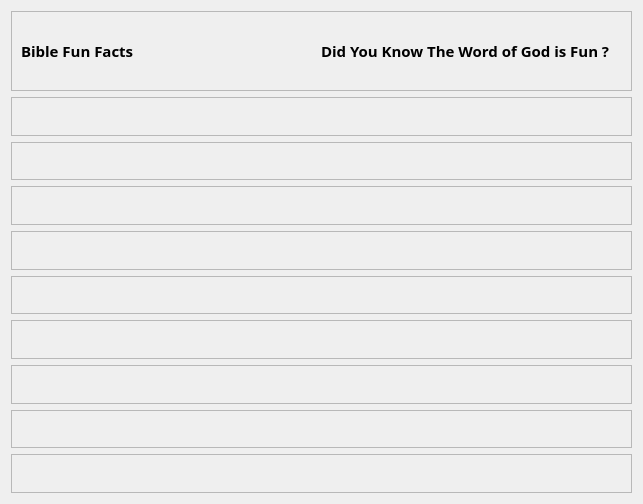
          <widget class="QWidget" name="scrollAreaWidgetContents_2">
           <property name="geometry">
            <rect>
             <x>0</x>
             <y>0</y>
             <width>643</width>
             <height>504</height>
            </rect>
           </property>
           <layout class="QVBoxLayout" name="verticalLayout_15">
            <item>
             <widget class="QFrame" name="frame">
              <property name="minimumSize">
               <size>
                <width>0</width>
                <height>80</height>
               </size>
              </property>
              <property name="maximumSize">
               <size>
                <width>16777215</width>
                <height>80</height>
               </size>
              </property>
              <property name="frameShape">
               <enum>QFrame::Shape::StyledPanel</enum>
              </property>
              <property name="frameShadow">
               <enum>QFrame::Shadow::Raised</enum>
              </property>
              <layout class="QHBoxLayout" name="horizontalLayout_7">
               <item>
                <widget class="QLabel" name="label">
                 <property name="minimumSize">
                  <size>
                   <width>191</width>
                   <height>50</height>
                  </size>
                 </property>
                 <property name="maximumSize">
                  <size>
                   <width>16777215</width>
                   <height>50</height>
                  </size>
                 </property>
                 <property name="font">
                  <font>
                   <family>Segoe Script</family>
                   <pointsize>11</pointsize>
                   <bold>true</bold>
                  </font>
                 </property>
                 <property name="text">
                  <string>Bible Fun Facts</string>
                 </property>
                </widget>
               </item>
               <item>
                <widget class="QLabel" name="label_2">
                 <property name="minimumSize">
                  <size>
                   <width>301</width>
                   <height>50</height>
                  </size>
                 </property>
                 <property name="maximumSize">
                  <size>
                   <width>16777215</width>
                   <height>50</height>
                  </size>
                 </property>
                 <property name="font">
                  <font>
                   <family>Segoe Script</family>
                   <pointsize>11</pointsize>
                   <bold>true</bold>
                  </font>
                 </property>
                 <property name="text">
                  <string>Did You Know The Word of God is Fun ?</string>
                 </property>
                </widget>
               </item>
              </layout>
             </widget>
            </item>
            <item>
             <layout class="QVBoxLayout" name="verticalLayout_14">
              <item>
               <widget class="QFrame" name="frame_10">
                <property name="frameShape">
                 <enum>QFrame::Shape::StyledPanel</enum>
                </property>
                <property name="frameShadow">
                 <enum>QFrame::Shadow::Raised</enum>
                </property>
               </widget>
              </item>
              <item>
               <widget class="QFrame" name="frame_17">
                <property name="frameShape">
                 <enum>QFrame::Shape::StyledPanel</enum>
                </property>
                <property name="frameShadow">
                 <enum>QFrame::Shadow::Raised</enum>
                </property>
               </widget>
              </item>
              <item>
               <widget class="QFrame" name="frame_18">
                <property name="frameShape">
                 <enum>QFrame::Shape::StyledPanel</enum>
                </property>
                <property name="frameShadow">
                 <enum>QFrame::Shadow::Raised</enum>
                </property>
               </widget>
              </item>
              <item>
               <widget class="QFrame" name="frame_11">
                <property name="frameShape">
                 <enum>QFrame::Shape::StyledPanel</enum>
                </property>
                <property name="frameShadow">
                 <enum>QFrame::Shadow::Raised</enum>
                </property>
               </widget>
              </item>
              <item>
               <widget class="QFrame" name="frame_16">
                <property name="frameShape">
                 <enum>QFrame::Shape::StyledPanel</enum>
                </property>
                <property name="frameShadow">
                 <enum>QFrame::Shadow::Raised</enum>
                </property>
               </widget>
              </item>
              <item>
               <widget class="QFrame" name="frame_15">
                <property name="frameShape">
                 <enum>QFrame::Shape::StyledPanel</enum>
                </property>
                <property name="frameShadow">
                 <enum>QFrame::Shadow::Raised</enum>
                </property>
               </widget>
              </item>
              <item>
               <widget class="QFrame" name="frame_12">
                <property name="frameShape">
                 <enum>QFrame::Shape::StyledPanel</enum>
                </property>
                <property name="frameShadow">
                 <enum>QFrame::Shadow::Raised</enum>
                </property>
               </widget>
              </item>
              <item>
               <widget class="QFrame" name="frame_14">
                <property name="frameShape">
                 <enum>QFrame::Shape::StyledPanel</enum>
                </property>
                <property name="frameShadow">
                 <enum>QFrame::Shadow::Raised</enum>
                </property>
               </widget>
              </item>
              <item>
               <widget class="QFrame" name="frame_13">
                <property name="frameShape">
                 <enum>QFrame::Shape::StyledPanel</enum>
                </property>
                <property name="frameShadow">
                 <enum>QFrame::Shadow::Raised</enum>
                </property>
               </widget>
              </item>
             </layout>
            </item>
           </layout>
          </widget>
